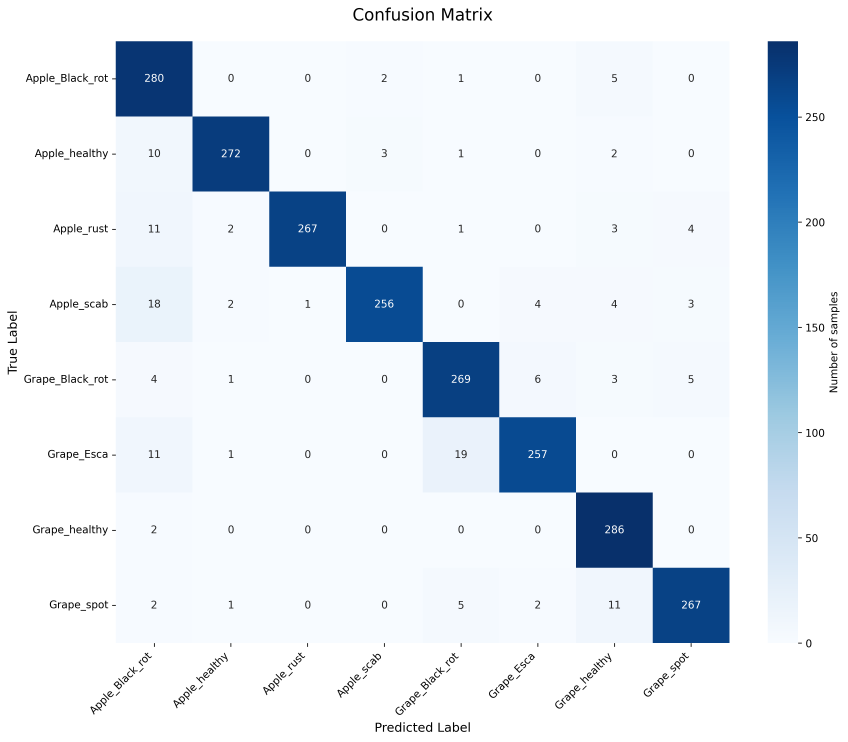
#> input picture assets/confusion_matrix_20260113_170032.png, 3389 x 2966 px (shown at 1/4 size)
$ python -i Augmentation.py   (imports and definitions only)
#> lines starting #> are read from the running program, lines starting #| are printed output that depends on the picture
import os

from colorama import Fore, Style
from PIL import Image, ImageEnhance, ImageFilter


class Augmentation:
    """
    Augmentation class
    """
    def __init__(self, p_path: str):
        """
        Augmentation constructor

        :param p_path: path to the image

        :return: None
        """
        v_coeffs = [
            1, 0.2, 0,
            0, 1, 0,
            0.004, 0.004
        ]

        self.path = p_path
        self.path_without_extension = os.path.splitext(p_path)[0]
        self.img = Image.open(self.path)
#> self.img is the input picture: PIL image 3389x2966 RGBA; mean R, G, B, A 226.1, 233.9, 242.2, 255

        v_enhancer_brightness = ImageEnhance.Brightness(self.img)
        v_enhancer_contrast = ImageEnhance.Contrast(self.img)

        self.img_rotated = self.img.rotate(180)
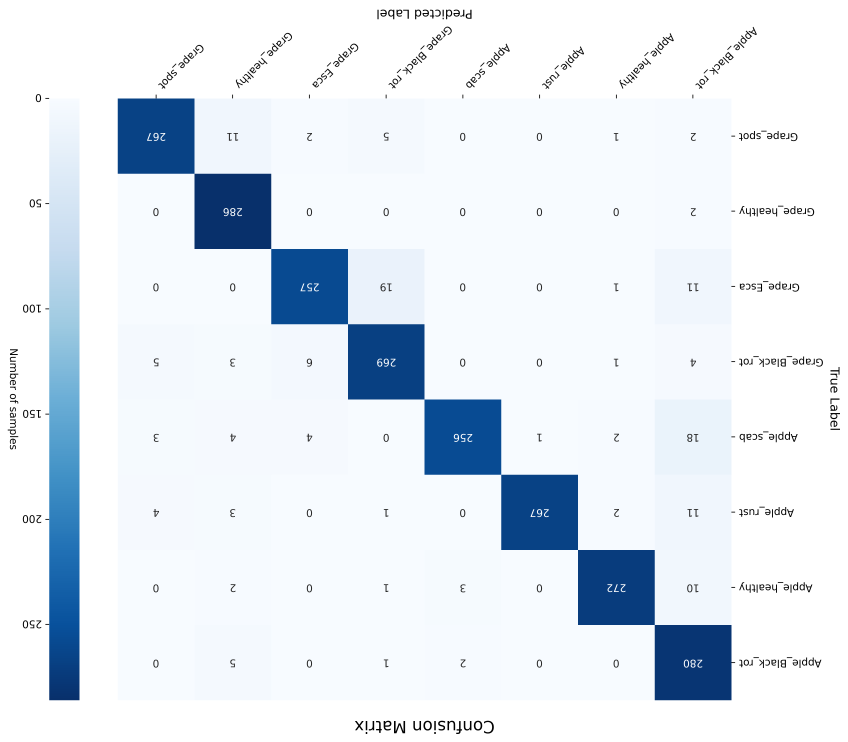
#> self.img_rotated: PIL image 3389x2966 RGBA (shown at 1/4 size); mean R, G, B, A 226.1, 233.9, 242.2, 255
        self.img_blured = self.img.filter(ImageFilter.GaussianBlur(radius=5))
        self.img_contrasted = v_enhancer_contrast.enhance(4)
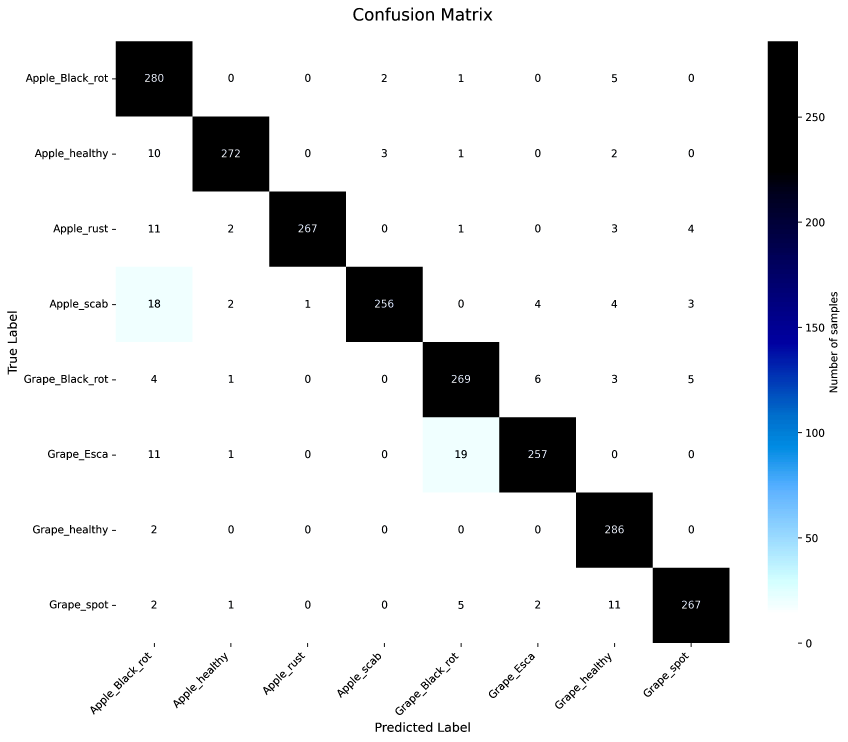
#> self.img_contrasted: PIL image 3389x2966 RGBA (shown at 1/4 size); mean R, G, B, A 227.9, 229.1, 230.8, 255
        self.img_illuminated = v_enhancer_brightness.enhance(3)
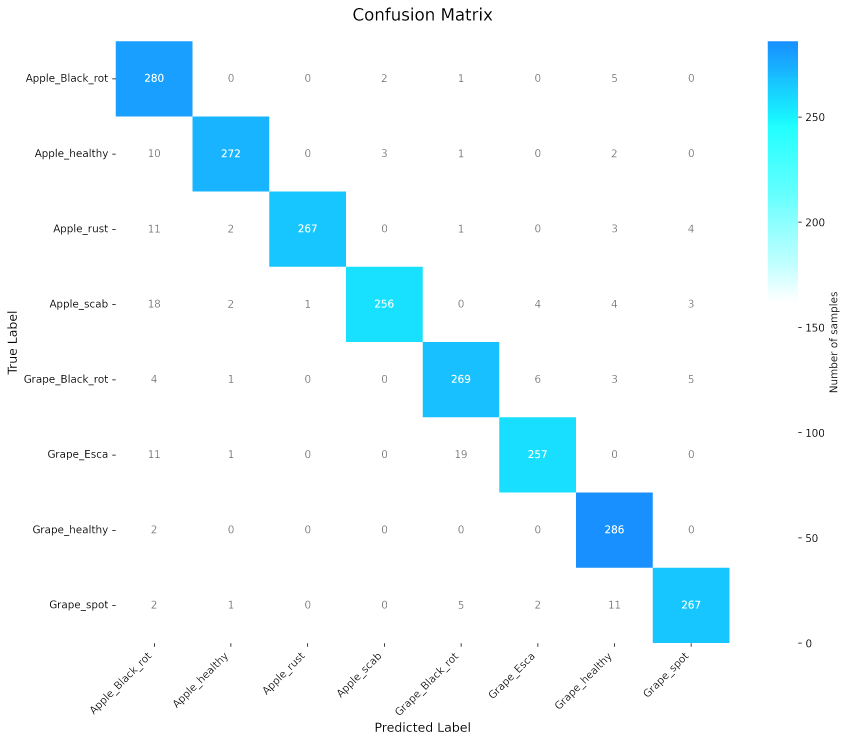
#> self.img_illuminated: PIL image 3389x2966 RGBA (shown at 1/4 size); mean R, G, B, A 234.7, 248.6, 253.5, 255
        self.img_scaled = self.img.resize(
            (
                self.img.width * 2,
                self.img.height * 2),
            Image.LANCZOS
        )
        self.img_projected = self.img.transform(
            self.img.size,
            Image.PERSPECTIVE,
            v_coeffs,
            Image.BICUBIC)
#> self.img_projected: PIL image 3389x2966 RGBA; every value is 255

    def __del__(self):
        """
        Augmentation constructor
        """
        pass

    def original(self):
        """"""
        self.img.show()

    # [57 lines left out: functions rotation, blur, contrast, scaling, illumination, projective, not called in this run]

>>> result = Augmentation('../assets/confusion_matrix_20260113_170032.png').original()
